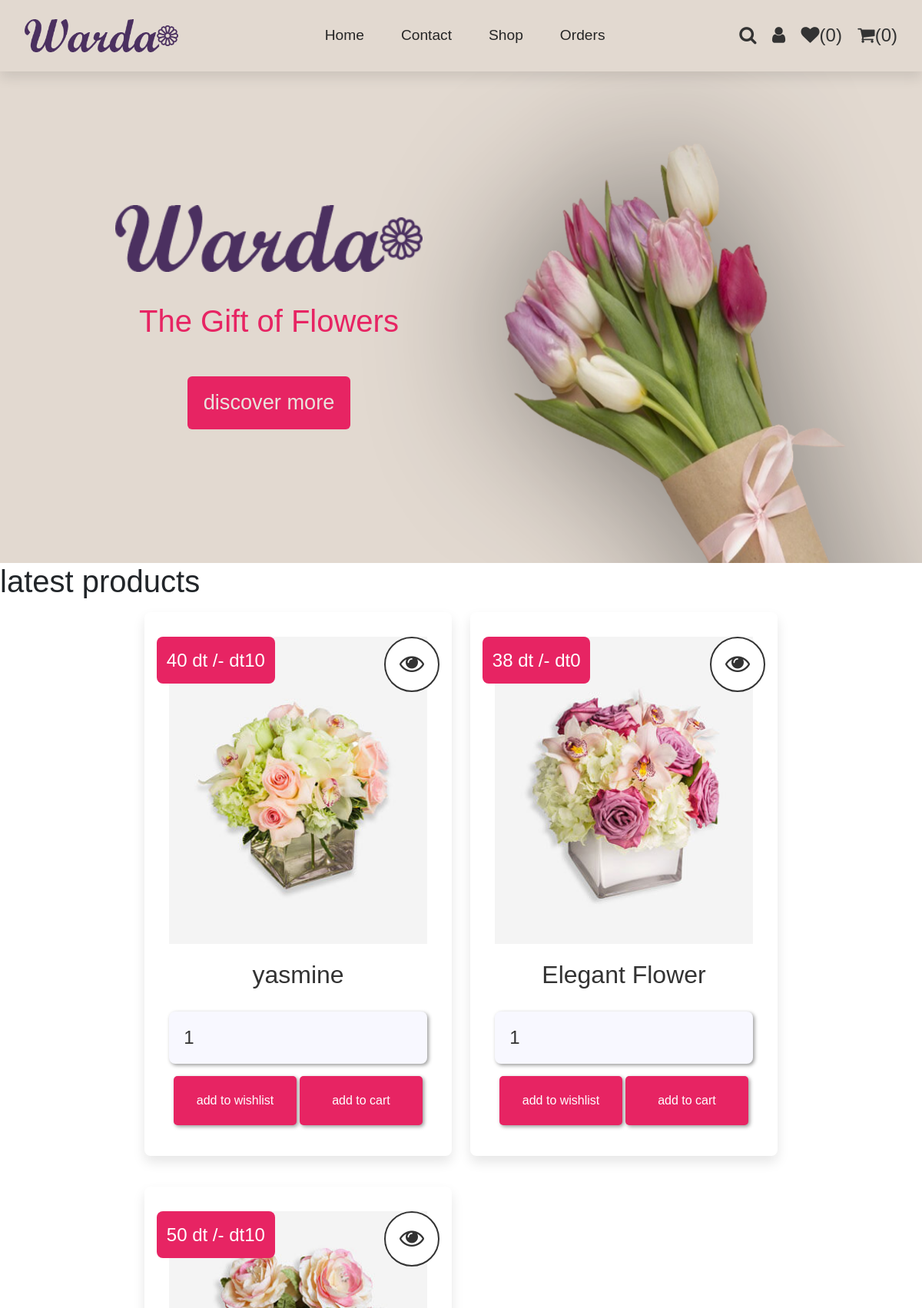
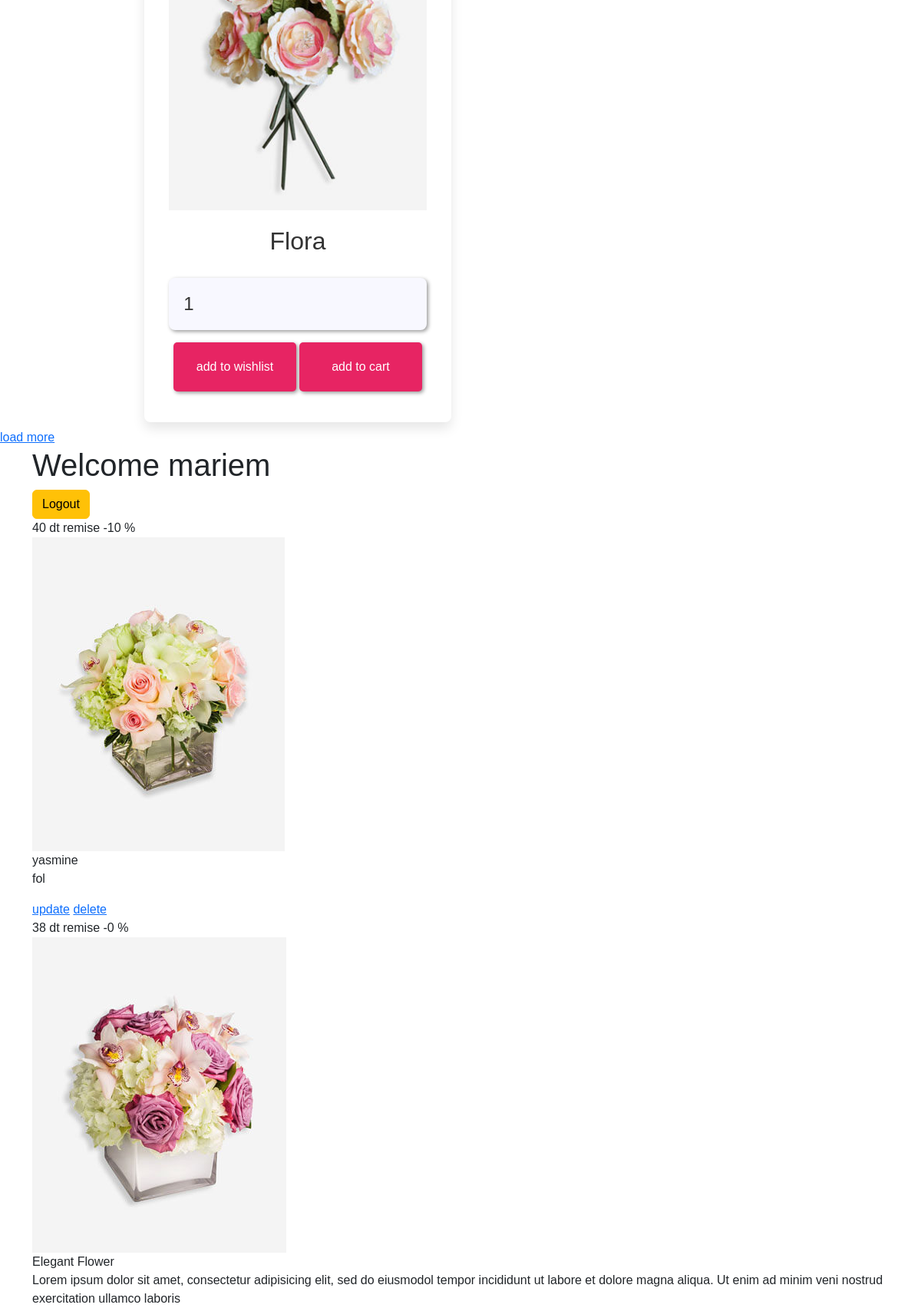
Page /php/user/user_home.php (signed in, upper part) on the committed database (2 pictures, top to bottom).
### tables this page shows
CREATE TABLE `flowers` (
  `id` int(255) NOT NULL,
  `flower_name` varchar(255) NOT NULL,
  `flower_detail` varchar(255) NOT NULL,
  `flower_price` int(255) NOT NULL,
  `image` varchar(255) NOT NULL,
  `flower_pice_redux` int(255) NOT NULL
);

### php/user/user_home.php (the view, shortened to what this page needs)
<?php
@include '../auth/config.php';
?>
<!DOCTYPE html>
<html lang="en">
<head>
    <link href='https://unpkg.com/boxicons@2.1.4/css/boxicons.min.css' rel='stylesheet'>
    <link rel="stylesheet" href="https://cdn.jsdelivr.net/npm/bootstrap@5.2.2/dist/css/bootstrap.min.css">
  <link rel="stylesheet" href="https://cdnjs.cloudflare.com/ajax/libs/font-awesome/4.7.0/css/font-awesome.min.css">
<link rel="stylesheet" href="userStyle.css">
</head>
<body>
 <?php @include 'user_header.php'; ?>
<section class="header_user_box">
   <div class="content">
       <img class="logo-warda" src="../img/Wardalogo.svg" alt="">
      <h1 >The Gift of Flowers </h1>
      <a href="user_shop.php" class="btn" >discover more</a>
   </div>
   <div class="content">
   </div>
</section>
<section class="products">
   <h1 class="title">latest products</h1>
   <div class="box-container">
      <?php
         $select_products = mysqli_query($conn, "SELECT * FROM `flowers` LIMIT 6") or die('query failed');
         if(mysqli_num_rows($select_products) > 0){
            while($fetch_products = mysqli_fetch_assoc($select_products)){
      ?>
      <form action="" method="POST"  class="box">
         <a href="view_flower.php?pid=<?php echo $fetch_products['id']; ?>" class="fa fa-eye"></a>
         <div class="price"><?php echo $fetch_products['flower_price']; ?> dt /- dt<?php echo $fetch_products['flower_pice_redux']; ?></div>
         <img src="../admin/uploads/<?php echo $fetch_products['image']; ?>" alt="" class="image">
         <div class="name"><?php echo $fetch_products['flower_name']; ?></div>
         <input type="number" name="product_quantity" value="1" min="0" class="qty">
         <input type="submit" value="add to wishlist" name="add_to_wishlist" class="btnhome">
         <input type="submit" value="add to cart" name="add_to_cart" class="btnhome">
      </form>
      <?php
         }
      }else{
         echo '<p class="empty">no products added yet!</p>';
      }
      ?>
   </div>
   <div class="more-btn">
      <a href="shop.php" class="option-btn">load more</a>
   </div>
</section>
    <div class="container">
        <h1>  Welcome <?php echo $_SESSION['user_name']; ?> </h1>
        <a href="logout.php" class="btn btn-warning">Logout</a>
         <?php @include '../show_product.php'; ?>
    </div>
</body>
</html>

### php/admin/show_product.php (shortened to what this page needs)
<?php
@include '../auth/config.php';
?>
<section class="show-products-admin">
   <div class="box-container-product">
      <?php
         $select_products = mysqli_query($conn, "SELECT * FROM `flowers`") or die('query failed');
         if(mysqli_num_rows($select_products) > 0){
            while($fetch_products = mysqli_fetch_assoc($select_products)){
      ?>
      <div class="box-flower">
         <div class="price"><?php echo $fetch_products['flower_price']; ?> dt remise  -<?php echo $fetch_products['flower_pice_redux']; ?> %</div>
         <img class="image" src="uploads/<?php echo $fetch_products['image']; ?>" alt="">
         <div class="name"><?php echo $fetch_products['flower_name']; ?></div>
         <p class="details"><?php echo $fetch_products['flower_detail']; ?></p>
         <a href="admin_update_product.php?update=<?php echo $fetch_products['id']; ?>" class="option-btn">update</a>
         <a href="admin_products.php?delete=<?php echo $fetch_products['id']; ?>" class="delete-btn" onclick="return confirm('delete this product?');">delete</a>
      </div>
      <?php
         }
      }else{
         echo '<p class="empty">no products added yet!</p>';
      }
      ?>
   </div>
</section>

### php/user/userStyle.css (style rules this page uses)
:root { --pink: #e72463; --pinktwo: #e95a87; --red: #c0392b; --beige: #eae1dc; --beige-gras: #e2d9d0; --violet: #491a6d; --orange: #f39c12; --black: #333; --white: #fff; --light-color: #666; --light-white: #ccc; --light-bg: #f5f5f5; --border: 0.2rem solid var(--black); --box-shadow: 0 0.5rem 1rem rgba(0, 0, 0, 0.1); }
* { font-family: "Poppins", sans-serif; margin: 0; padding: 0; box-sizing: border-box; outline: none; border: none; text-decoration: none; transition: all 0.2s linear; }
.header_user_box { min-height: 80vh; background: url(../img/headerUser.png) no-repeat; background-size: cover; background-position: center; display: flex; align-items: center; justify-content: center; }
.header_user_box .logo-warda { width: 400px; }
.header_user_box .content { height: 200px; width: 500px; display: flex; flex-direction: column; justify-content: center; align-items: center; row-gap: 40px; }
.header_user_box .content h1 { color: var(--pink); }
.header_user_box .content .btn { max-width: 60rem; line-height: 2; padding-left: 20px; padding-right: 20px; font-size: 1.7rem; color: var(--beige); background-color: var(--pink); }
form, input { width: 100%; background: ghostwhite; padding: 1rem 4rem; outline: none; border: none; border-radius: 5px; margin: 0.5rem 0; padding-left: 0.5rem; box-shadow: 2px 2px 5px rgba(0, 0, 0, 0.4); font-size: 14px; }
.products .box-container { margin: 0 auto; display: grid; grid-template-columns: repeat(auto-fit, 25rem); gap: 1.5rem; align-items: flex-start; justify-content: center; }
.products .box-container .box { background-color: var(--white); box-shadow: var(--box-shadow); border-radius: 0.5rem; padding: 2rem; text-align: center; position: relative; }
.products .box-container .box .image { height: 25rem; width: 100%; object-fit: cover; }
.products .box-container .box .fa-eye { position: absolute; top: 2rem; border-radius: 5rem; }
.products .box-container .box .price { position: absolute; top: 2rem; border-radius: 0.5rem; }
.products .box-container .box .price { font-size: 1.5rem; padding: 0.8rem; background-color: var(--pink); color: var(--white); left: 1rem; }
.products .box-container .box .fa-eye { right: 1rem; height: 4.5rem; width: 4.5rem; line-height: 4.2rem; font-size: 2rem; background-color: var(--white); color: var(--black); border: var(--border); border-width: 2px; text-decoration: none; }
.products .box-container .box .name { margin: 1rem; font-size: 2rem; color: var(--black); }
.products .box-container .box .qty { width: 100%; padding: 1rem 1.2rem; font-size: 1.5rem; color: var(--black); border-radius: 0.5rem; margin: 0.5rem 0; }
.products .box-container .box .btnhome { max-width: 10rem; line-height: 2; padding-left: 20px; padding-right: 20px; font-size: 1rem; color: #fff; background-color: var(--pink); }

### rows in the picture
flowers: flower_price "40", flower_pice_redux "10", image (picture), flower_name "yasmine", flower_detail "fol"
flowers: flower_price "38", flower_pice_redux "0", image (picture), flower_name "Elegant Flower", flower_detail "Lorem ipsum dolor sit amet, consectetur adipisicing elit, sed do eiusmodol tempor incididunt ut labore et dolore magna aliqua. Ut enim ad minim veni nostrud exercitation ullamco laboris"
flowers: flower_price "50", flower_pice_redux "10", image (picture), flower_name "Flora"

### other values in the picture
$_SESSION['user_name'] "mariem"
